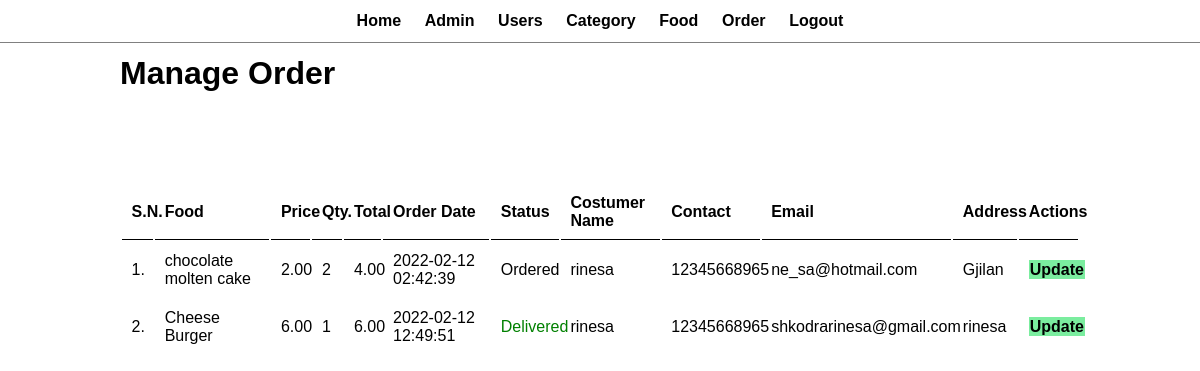
/admin/manage-order.php (signed in), run on an earlier commit of the app's database.
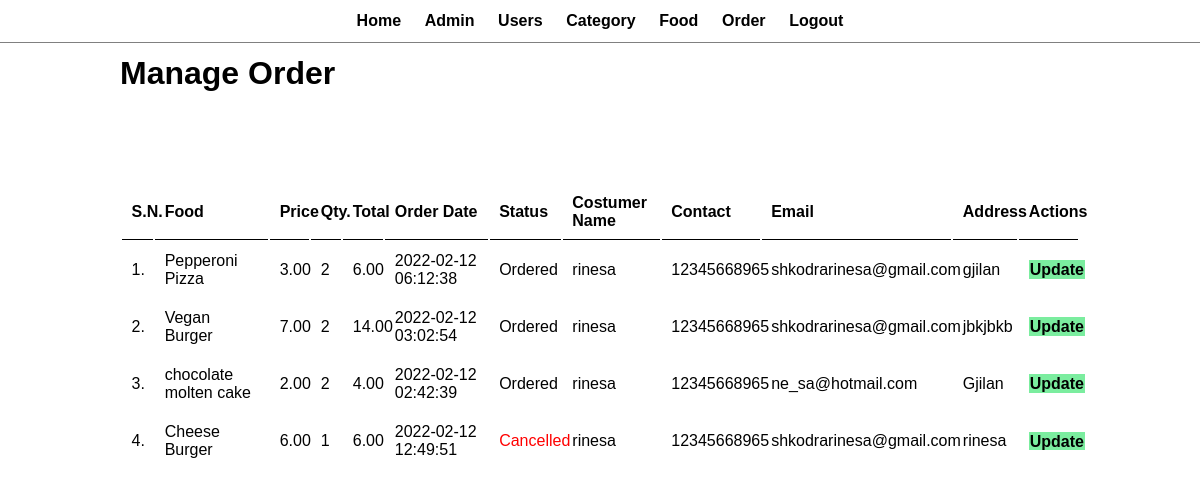
And on a later commit of the database.
### tables this page shows
CREATE TABLE `tbl_order` (
  `id` int(10) UNSIGNED NOT NULL,
  `food` varchar(150) NOT NULL,
  `price` decimal(10,2) NOT NULL,
  `qty` int(11) NOT NULL,
  `total` decimal(10,2) NOT NULL,
  `order_date` datetime NOT NULL,
  `status` varchar(50) NOT NULL,
  `costumer_name` varchar(150) NOT NULL,
  `costumer_contact` varchar(20) NOT NULL,
  `costumer_email` varchar(150) NOT NULL,
  `costumer_address` varchar(255) NOT NULL
);

### admin/manage-order.php (the view, shortened to what this page needs)
<?php include('partials/menu.php'); ?>
<div class="main-content">
    <div class="wrapper">
        <h1>Manage Order</h1>
                <br /><br /><br />
                <br><br>
                <table class="tbl-full">
                    <tr>
                        <th>S.N.</th>
                        <th>Food</th>
                        <th>Price</th>
                        <th>Qty.</th>
                        <th>Total</th>
                        <th>Order Date</th>
                        <th>Status</th>
                        <th>Costumer Name</th>
                        <th>Contact</th>
                        <th>Email</th>
                        <th>Address</th>
                        <th>Actions</th>
                    </tr>
                    <?php
                        $sql = "SELECT * FROM tbl_order ORDER BY id DESC";
                        $res = mysqli_query($conn, $sql);
                        $count = mysqli_num_rows($res);
                        $sn = 1;
                        if($count>0)
                        {
                            while($row=mysqli_fetch_assoc($res))
                            {
                                $id = $row['id'];
                                $food = $row['food'];
                                $price = $row['price'];
                                $qty = $row['qty'];
                                $total = $row['total'];
                                $order_date = $row['order_date'];
                                $status = $row['status'];
                                $costumer_name = $row['costumer_name'];
                                $costumer_contact = $row['costumer_contact'];
                                $costumer_email = $row['costumer_email'];
                                $costumer_address = $row['costumer_address'];
                                ?>
                                    <tr>
                                        <td><?php echo $sn++; ?>. </td>
                                        <td><?php echo $food; ?></td>
                                        <td><?php echo $price; ?></td>
                                        <td><?php echo $qty; ?></td>
                                        <td><?php echo $total; ?></td>
                                        <td><?php echo $order_date; ?></td>
                                        <td>
                                            <?php
                                                if($status=="Ordered")
                                                {
                                                    echo "<label>$status</label>";
                                                }
                                                elseif($status=="On Delivery")
                                                {
                                                    echo "<label style='color: orange;'>$status</label>";
                                                }
                                                elseif($status=="Delivered")
                                                {
                                                    echo "<label style='color: green;'>$status</label>";
                                                }
                                                elseif($status=="Cancelled")
                                                {
                                                    echo "<label style='color: red;'>$status</label>";
                                                }
                                            ?>
                                        </td>
                                        <td><?php echo $costumer_name; ?></td>
                                        <td><?php echo $costumer_contact; ?></td>
                                        <td><?php echo $costumer_email; ?></td>
                                        <td><?php echo $costumer_address; ?></td>
                                        <td>
                                            <a href="<?php echo SITEURL; ?>admin/update-order.php?id=<?php echo $id; ?>" class="btn-secondary">Update </a>
                                        </td>
                                    </tr>
                                <?php
                            }
                        }
                        else
                        {
                            echo "<tr><td colspan='12' class='error'>Orders not Available</td></tr>";
                        }
                    ?>
                </table>
    </div>
</div>

### admin/partials/menu.php (shortened to what this page needs)
<html>
<head> <title> Taste Of Rome </title>
<link href="../CSS/admin.css" rel="stylesheet">
</head>
   <body>
       <div class="menu text-center">
          <div class ="wrapper">
               <ul>
                  <li><a href ="index.php">Home </a> </li>
                 <li><a href ="manage-admin.php">Admin </a> </li>
                 <li><a href ="manage-user.php">Users</a> </li>
                 <li><a href ="manage-category.php">Category </a> </li>
                 <li><a href ="manage-food.php">Food </a> </li>
                 <li><a href ="manage-order.php">Order</a> </li>
                 <li><a href ="logout.php">Logout</a> </li>
              </ul>
           </div>
      </div>
</body>
      </html>

### CSS/admin.css (style rules this page uses)
* { margin: 0; padding: 0; font-family: Arial, Helvetica, sans-serif; }
.wrapper { padding: 1%; width: 80%; margin: 0 auto; color: black; }
.text-center { text-align: center; }
.tbl-full { width: 100%; }
table tr th { border-bottom: 1px solid black; padding: 1%; text-align: left; }
table tr td { padding: 1%; }
.btn-secondary { background-color: #7bed9f; padding: 2%; color: black; text-decoration: none; font-weight: bold; }
.menu { border-bottom: 1px solid grey; }
.menu ul { list-style-type: none; }
.menu ul li { display: inline; padding: 1%; }
.menu ul li a { text-decoration: none; font-weight: bold; color: black; }

What changed in the data, as far as the page shows it:
added tbl_order: food "Pepperoni Pizza", price "3.00", qty "2", total "6.00", order_date "2022-02-12 06:12:38", status "Ordered", costumer_name "rinesa", costumer_contact "12345668965", costumer_email "shkodrarinesa@gmail.com", costumer_address "gjilan"
added tbl_order: food "Vegan Burger", price "7.00", qty "2", total "14.00", order_date "2022-02-12 03:02:54", status "Ordered", costumer_name "rinesa", costumer_contact "12345668965", costumer_email "shkodrarinesa@gmail.com", costumer_address "jbkjbkb"
changed tbl_order "Cheese Burger": status "Delivered" → "Cancelled"
